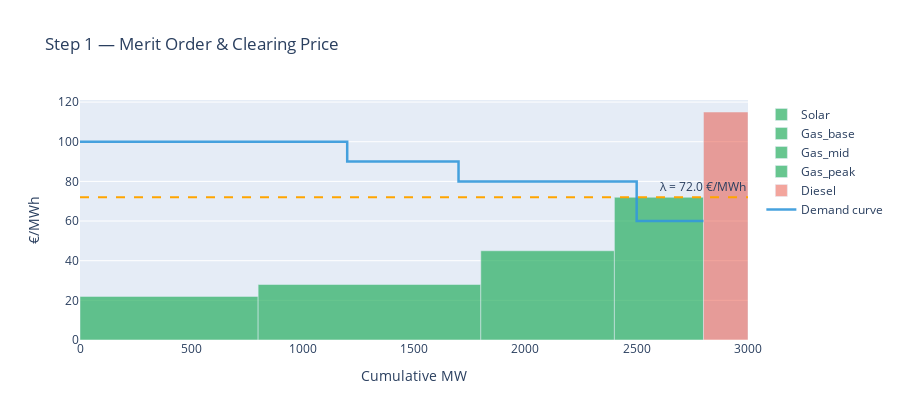

Write notebook code for a chart like this one.
### Code cell
# Merit order visualization
fig = make_subplots(rows=1, cols=1)
so = sorted(range(len(offers)), key=lambda i: offers[i][2])
cum = 0
for i in so:
    name, q, p = offers[i]
    color = "rgba(39,174,96,0.7)" if p <= price else "rgba(231,76,60,0.5)"
    fig.add_trace(go.Bar(x=[cum + q/2], y=[p], width=[q], marker_color=color,
        name=name, showlegend=True, hovertemplate=f"<b>{name}</b><br>{q} MW @ {p} €/MWh"))
    cum += q

sd = sorted(range(len(demands)), key=lambda i: -demands[i][2])
cum = 0
xs, ys = [0], [demands[sd[0]][2]]
for i in sd:
    _, q, p = demands[i]
    xs += [cum, cum+q]; ys += [p, p]; cum += q
fig.add_trace(go.Scatter(x=xs, y=ys, mode='lines', name='Demand curve',
    line=dict(color='rgba(52,152,219,0.9)', width=2.5)))

fig.add_hline(y=price, line_dash="dash", line_color="orange",
    annotation_text=f"λ = {price:.1f} €/MWh")
fig.update_layout(title="Step 1 — Merit Order & Clearing Price",
    xaxis_title="Cumulative MW", yaxis_title="€/MWh", barmode='overlay', height=420)
fig.show()

### Figure 1 — Plotly figure (JSON) as saved in the notebook; plotly's stock layout.template omitted (floating-point values rounded to 4 significant figures)
{"data": [{"hovertemplate": "<b>Solar</b><br>800 MW @ 22 €/MWh", "marker": {"color": "rgba(39,174,96,0.7)"}, "name": "Solar", "showlegend": true, "type": "bar", "width": [800], "x": [400], "y": [22]}, {"hovertemplate": "<b>Gas_base</b><br>1000 MW @ 28 €/MWh", "marker": {"color": "rgba(39,174,96,0.7)"}, "name": "Gas_base", "showlegend": true, "type": "bar", "width": [1000], "x": [1300], "y": [28]}, {"hovertemplate": "<b>Gas_mid</b><br>600 MW @ 45 €/MWh", "marker": {"color": "rgba(39,174,96,0.7)"}, "name": "Gas_mid", "showlegend": true, "type": "bar", "width": [600], "x": [2100], "y": [45]}, {"hovertemplate": "<b>Gas_peak</b><br>400 MW @ 72 €/MWh", "marker": {"color": "rgba(39,174,96,0.7)"}, "name": "Gas_peak", "showlegend": true, "type": "bar", "width": [400], "x": [2600], "y": [72]}, {"hovertemplate": "<b>Diesel</b><br>200 MW @ 115 €/MWh", "marker": {"color": "rgba(231,76,60,0.5)"}, "name": "Diesel", "showlegend": true, "type": "bar", "width": [200], "x": [2900], "y": [115]}, {"line": {"color": "rgba(52,152,219,0.9)", "width": 2.5}, "mode": "lines", "name": "Demand curve", "type": "scatter", "x": [0, 0, 1200, 1200, 1700, 1700, 2500, 2500, 2800], "y": [100, 100, 100, 90, 90, 80, 80, 60, 60]}], "layout": {"annotations": [{"showarrow": false, "text": "λ = 72.0 €/MWh", "x": 1, "xanchor": "right", "xref": "x domain", "y": 72, "yanchor": "bottom", "yref": "y"}], "barmode": "overlay", "height": 420, "shapes": [{"line": {"color": "orange", "dash": "dash"}, "type": "line", "x0": 0, "x1": 1, "xref": "x domain", "y0": 72, "y1": 72, "yref": "y"}], "title": {"text": "Step 1 — Merit Order & Clearing Price"}, "xaxis": {"anchor": "y", "domain": [0, 1], "title": {"text": "Cumulative MW"}}, "yaxis": {"anchor": "x", "domain": [0, 1], "title": {"text": "€/MWh"}}}}
